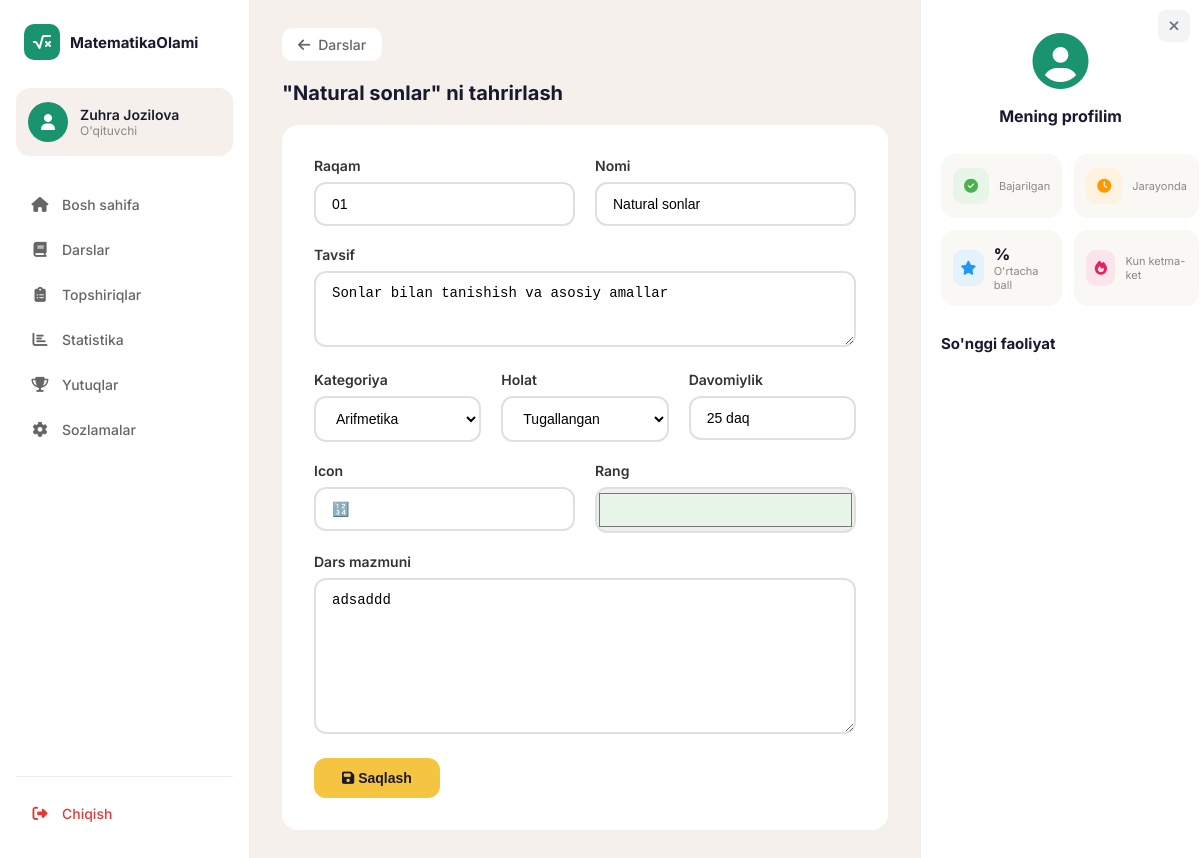
The page /oqituvchi/dars/1/tahrirlash/ (signed in) on the database its author committed.
### apps/models.py (models this page shows, shortened)
class Dars(models.Model):
    HOLAT_CHOICES = [
        ('tugallangan', 'Tugallangan'),
        ('jarayonda', 'Jarayonda'),
        ('qulflangan', 'Qulflangan'),
    ]
    raqam = models.CharField(max_length=10)
    nomi = models.CharField(max_length=200)
    tavsif = models.TextField()
    icon = models.CharField(max_length=50)
    rang = models.CharField(max_length=20, default='#e8f5e9')
    davomiylik = models.CharField(max_length=50)
    holat = models.CharField(max_length=20, choices=HOLAT_CHOICES, default='qulflangan')
    kategoriya = models.ForeignKey(Kategoriya, on_delete=models.SET_NULL, null=True, blank=True, related_name='darslar')
    tartib = models.PositiveIntegerField(default=0)
    mazmun = models.TextField(blank=True, help_text="Dars matni (HTML yoki oddiy matn)")
    class Meta:
        ordering = ['tartib']
        verbose_name = 'Dars'
        verbose_name_plural = 'Darslar'

class Kategoriya(models.Model):
    nomi = models.CharField(max_length=100)
    tartib = models.PositiveIntegerField(default=0)
    class Meta:
        ordering = ['tartib']
        verbose_name = 'Kategoriya'
        verbose_name_plural = 'Kategoriyalar'

### apps/views.py (the view, shortened to what this page needs)
# urls.py: path('oqituvchi/dars/<int:pk>/tahrirlash/', views.oqituvchi_dars_tahrirlash, name='oqituvchi_dars_tahrirlash'),
@oqituvchi_talab
def oqituvchi_dars_tahrirlash(request, pk):
    obj = get_object_or_404(Dars, pk=pk)
    return render(request, 'oqituvchi/dars_forma.html', {
        'sarlavha': f'"{obj.nomi}" ni tahrirlash',
        'obj': obj,
        'kategoriyalar': Kategoriya.objects.all(),
    })

### apps/views.py (called while the page is built)
def oqituvchi_talab(view_func):
    @wraps(view_func)
    def wrapper(request, *args, **kwargs):
        if not request.user.is_authenticated:
            return redirect('kirish')
        if not hasattr(request.user, 'profil') or request.user.profil.rol != 'oqituvchi':
            messages.error(request, "Bu sahifaga faqat o'qituvchilar kira oladi.")
            return redirect('bosh_sahifa')
        return view_func(request, *args, **kwargs)
    return wrapper

### templates/oqituvchi/dars_forma.html (shortened to what this page needs)
{% extends 'base.html' %}
{% block content %}
<div class="detail-nav">
    <a href="{% url 'darslar' %}" class="detail-back-btn">
        <i class="fas fa-arrow-left"></i> Darslar
    </a>
</div>
<h1 class="section-title">{{ sarlavha }}</h1>
<div style="background: #fff; border-radius: 16px; padding: 32px;">
    <form method="post">
        <div style="display: grid; grid-template-columns: 1fr 1fr; gap: 20px; margin-bottom: 20px;">
            <div>
                <label style="display: block; font-size: 14px; font-weight: 600; margin-bottom: 8px; color: #333;">Raqam</label>
                <input type="text" name="raqam" value="{{ obj.raqam|default:'' }}" required
                    style="width: 100%; padding: 12px 16px; border: 2px solid #e0e0e0; border-radius: 12px; font-size: 14px; outline: none;">
            </div>
            <div>
                <label style="display: block; font-size: 14px; font-weight: 600; margin-bottom: 8px; color: #333;">Nomi</label>
                <input type="text" name="nomi" value="{{ obj.nomi|default:'' }}" required
                    style="width: 100%; padding: 12px 16px; border: 2px solid #e0e0e0; border-radius: 12px; font-size: 14px; outline: none;">
            </div>
        </div>
        <div style="margin-bottom: 20px;">
            <label style="display: block; font-size: 14px; font-weight: 600; margin-bottom: 8px; color: #333;">Tavsif</label>
            <textarea name="tavsif" rows="3" required
                style="width: 100%; padding: 12px 16px; border: 2px solid #e0e0e0; border-radius: 12px; font-size: 14px; outline: none; resize: vertical;">{{ obj.tavsif|default:'' }}</textarea>
        </div>
        <div style="display: grid; grid-template-columns: 1fr 1fr 1fr; gap: 20px; margin-bottom: 20px;">
            <div>
                <label style="display: block; font-size: 14px; font-weight: 600; margin-bottom: 8px; color: #333;">Kategoriya</label>
                <select name="kategoriya"
                    style="width: 100%; padding: 12px 16px; border: 2px solid #e0e0e0; border-radius: 12px; font-size: 14px; outline: none; background: #fff;">
                    {% for kat in kategoriyalar %}
                    <option value="{{ kat.pk }}" {% if obj.kategoriya_id == kat.pk %}selected{% endif %}>{{ kat.nomi }}</option>
                    {% endfor %}
                </select>
            </div>
            <div>
                <label style="display: block; font-size: 14px; font-weight: 600; margin-bottom: 8px; color: #333;">Holat</label>
                <select name="holat"
                    style="width: 100%; padding: 12px 16px; border: 2px solid #e0e0e0; border-radius: 12px; font-size: 14px; outline: none; background: #fff;">
                    <option value="tugallangan" {% if obj.holat == 'tugallangan' %}selected{% endif %}>Tugallangan</option>
                </select>
            </div>
            <div>
                <label style="display: block; font-size: 14px; font-weight: 600; margin-bottom: 8px; color: #333;">Davomiylik</label>
                <input type="text" name="davomiylik" value="{{ obj.davomiylik|default:'' }}" placeholder="30 daqiqa" required
                    style="width: 100%; padding: 12px 16px; border: 2px solid #e0e0e0; border-radius: 12px; font-size: 14px; outline: none;">
            </div>
        </div>
        <div style="display: grid; grid-template-columns: 1fr 1fr; gap: 20px; margin-bottom: 20px;">
            <div>
                <label style="display: block; font-size: 14px; font-weight: 600; margin-bottom: 8px; color: #333;">Icon</label>
                <input type="text" name="icon" value="{{ obj.icon|default:'' }}" required
                    style="width: 100%; padding: 12px 16px; border: 2px solid #e0e0e0; border-radius: 12px; font-size: 14px; outline: none;">
            </div>
            <div>
                <label style="display: block; font-size: 14px; font-weight: 600; margin-bottom: 8px; color: #333;">Rang</label>
                <input type="color" name="rang" value="{{ obj.rang|default:'#e8f5e9' }}"
                    style="width: 100%; height: 46px; border: 2px solid #e0e0e0; border-radius: 12px; outline: none; cursor: pointer;">
            </div>
        </div>
        <div style="margin-bottom: 20px;">
            <label style="display: block; font-size: 14px; font-weight: 600; margin-bottom: 8px; color: #333;">Dars mazmuni</label>
            <textarea name="mazmun" rows="8"
                style="width: 100%; padding: 12px 16px; border: 2px solid #e0e0e0; border-radius: 12px; font-size: 14px; outline: none; resize: vertical;">{{ obj.mazmun|default:'' }}</textarea>
        </div>
        <button type="submit" class="btn-primary" style="border: none; cursor: pointer;">
            <i class="fas fa-save"></i> Saqlash
        </button>
    </form>
</div>
{% endblock %}

### templates/base.html (shortened to what this page needs)
{% load static %}
<!DOCTYPE html>
<html lang="uz">
<head>
    <link rel="stylesheet" href="{% static 'css/style.css' %}">
    <link rel="stylesheet" href="https://cdnjs.cloudflare.com/ajax/libs/font-awesome/6.5.0/css/all.min.css">
</head>
<body>
    <div class="layout">
        <aside class="sidebar">
            <div class="sidebar-logo">
                <div class="logo-icon">
                    <i class="fas fa-square-root-variable"></i>
                </div>
                <span class="logo-text">MatematikaOlami</span>
            </div>
            <div class="user-card">
                <div class="user-avatar">
                    <i class="fas fa-user"></i>
                </div>
                <div class="user-info">
                    {% if user.is_authenticated %}
                    <span class="user-name">{{ user.first_name }} {{ user.last_name }}</span>
                    <span class="user-role">{% if user.profil.rol == 'oqituvchi' %}O'qituvchi{% else %}O'quvchi{% endif %}</span>
                    {% else %}
                    <span class="user-name">Mehmon</span>
                    <span class="user-role">Kirish kerak</span>
                    {% endif %}
                </div>
            </div>
            <nav class="sidebar-nav">
                <a href="{% url 'bosh_sahifa' %}" class="nav-item {% if request.resolver_match.url_name == 'bosh_sahifa' %}active{% endif %}">
                    <i class="fas fa-home"></i>
                    <span>Bosh sahifa</span>
                </a>
                <a href="{% url 'darslar' %}" class="nav-item {% if request.resolver_match.url_name == 'darslar' %}active{% endif %}">
                    <i class="fas fa-book"></i>
                    <span>Darslar</span>
                </a>
                <a href="{% url 'topshiriqlar' %}" class="nav-item {% if request.resolver_match.url_name == 'topshiriqlar' %}active{% endif %}">
                    <i class="fas fa-clipboard-list"></i>
                    <span>Topshiriqlar</span>
                </a>
                <a href="{% url 'statistika' %}" class="nav-item {% if request.resolver_match.url_name == 'statistika' %}active{% endif %}">
                    <i class="fas fa-chart-bar"></i>
                    <span>Statistika</span>
                </a>
                <a href="{% url 'yutuqlar' %}" class="nav-item {% if request.resolver_match.url_name == 'yutuqlar' %}active{% endif %}">
                    <i class="fas fa-trophy"></i>
                    <span>Yutuqlar</span>
                </a>
                <a href="{% url 'sozlamalar' %}" class="nav-item {% if request.resolver_match.url_name == 'sozlamalar' %}active{% endif %}">
                    <i class="fas fa-cog"></i>
                    <span>Sozlamalar</span>
                </a>
            </nav>
            <div class="user-actions">
                {% if user.is_authenticated %}
                <a href="{% url 'chiqish' %}" class="nav-item nav-item-logout">
                    <i class="fas fa-sign-out-alt"></i>
                    <span>Chiqish</span>
                </a>
                {% else %}
                <a href="{% url 'kirish' %}" class="nav-item">
                    <i class="fas fa-sign-in-alt"></i>
                    <span>Kirish</span>
                </a>
                {% endif %}
            </div>
        </aside>
        <main class="main-content">
            {% block content %}{% endblock %}
        </main>
        <aside class="right-sidebar" id="rightSidebar">
            <button id="rightSidebarClose" class="right-sidebar-close-btn" title="Yopish" aria-label="Yopish">
                <i class="fas fa-times"></i>
            </button>
            <div class="profile-section">
                <div class="profile-avatar">
                    <i class="fas fa-user-circle"></i>
                </div>
                <h3>Mening profilim</h3>
            </div>
            {% block right_sidebar %}
            <div class="stats-grid">
                <div class="stat-item">
                    <div class="stat-icon" style="background: #e8f5e9; color: #4caf50;">
                        <i class="fas fa-check-circle"></i>
                    </div>
                    <div class="stat-info">
                        <span class="stat-label">Bajarilgan</span>
                    </div>
                </div>
                <div class="stat-item">
                    <div class="stat-icon" style="background: #fff3e0; color: #ff9800;">
                        <i class="fas fa-clock"></i>
                    </div>
                    <div class="stat-info">
                        <span class="stat-label">Jarayonda</span>
                    </div>
                </div>
                <div class="stat-item">
                    <div class="stat-icon" style="background: #e3f2fd; color: #2196f3;">
                        <i class="fas fa-star"></i>
                    </div>
                    <div class="stat-info">
                        <span class="stat-value">{{ stat.ortacha_ball_foiz }}%</span>
                        <span class="stat-label">O'rtacha ball</span>
                    </div>
                </div>
                <div class="stat-item">
                    <div class="stat-icon" style="background: #fce4ec; color: #e91e63;">
                        <i class="fas fa-fire"></i>
                    </div>
                    <div class="stat-info">
                        <span class="stat-label">Kun ketma-ket</span>
                    </div>
                </div>
            </div>
            <div class="recent-activity">
                <h4>{% block activity_title %}So'nggi faoliyat{% endblock %}</h4>
            </div>
            {% endblock %}
        </aside>
    </div>
</body>
</html>

### static/css/style.css (style rules this page uses)
* { margin: 0; padding: 0; box-sizing: border-box; }
body { font-family: 'Inter', sans-serif; background: #f5f0eb; color: #333; }
.layout { display: grid; grid-template-columns: 250px 1fr 280px; height: 100vh; gap: 0; }
.sidebar { background: #fff; padding: 24px 16px; border-right: 1px solid #eee; display: flex; flex-direction: column; }
.sidebar-logo { display: flex; align-items: center; gap: 10px; padding: 0 8px; margin-bottom: 28px; }
.logo-icon { width: 36px; height: 36px; background: #1a936f; border-radius: 10px; display: flex; align-items: center; justify-content: center; color: #fff; font-size: 16px; }
.logo-text { font-weight: 700; font-size: 15px; color: #1a1a2e; }
.user-card { display: flex; align-items: center; gap: 12px; padding: 14px 12px; background: #f5f0eb; border-radius: 14px; margin-bottom: 28px; }
.user-avatar { width: 40px; height: 40px; background: #1a936f; border-radius: 50%; display: flex; align-items: center; justify-content: center; color: #fff; font-size: 16px; }
.user-info { display: flex; flex-direction: column; }
.user-name { font-weight: 600; font-size: 14px; color: #1a1a2e; }
.user-role { font-size: 12px; color: #888; }
.sidebar-nav { display: flex; flex-direction: column; gap: 4px; }
.nav-item { display: flex; align-items: center; gap: 12px; padding: 12px 14px; border-radius: 12px; text-decoration: none; color: #666; font-size: 14px; font-weight: 500; transition: all 0.2s; }
.nav-item i { width: 20px; text-align: center; font-size: 15px; }
.main-content { padding: 28px 32px; overflow-y: auto; }
.btn-primary { display: inline-block; background: #f5c542; color: #1a1a2e; padding: 12px 28px; border-radius: 12px; text-decoration: none; font-weight: 700; font-size: 14px; transition: all 0.2s; }
.section-title { font-size: 20px; font-weight: 700; color: #1a1a2e; margin-bottom: 20px; }
.right-sidebar { background: #fff; padding: 28px 20px; border-left: 1px solid #eee; position: relative; overflow-y: auto; }
.right-sidebar-close-btn { position: absolute; top: 10px; right: 10px; width: 32px; height: 32px; border: none; background: #f3f4f6; color: #6b7280; border-radius: 8px; cursor: pointer; display: flex; align-items: center; justify-content: center; font-size: 14px; transition: all 0.15s ease; z-index: 5; }
.profile-section { text-align: center; margin-bottom: 28px; }
.profile-avatar { font-size: 56px; color: #1a936f; margin-bottom: 10px; }
.profile-section h3 { font-size: 16px; font-weight: 700; color: #1a1a2e; }
.stats-grid { display: grid; grid-template-columns: 1fr 1fr; gap: 12px; margin-bottom: 28px; }
.stat-item { display: flex; align-items: center; gap: 10px; padding: 14px 12px; background: #faf8f5; border-radius: 14px; }
.stat-icon { width: 36px; height: 36px; border-radius: 10px; display: flex; align-items: center; justify-content: center; font-size: 14px; }
.stat-info { display: flex; flex-direction: column; }
.stat-value { font-size: 16px; font-weight: 800; color: #1a1a2e; }
.stat-label { font-size: 11px; color: #888; }
.recent-activity h4 { font-size: 15px; font-weight: 700; color: #1a1a2e; margin-bottom: 16px; }
.user-actions { margin-top: auto; padding-top: 16px; border-top: 1px solid #f0ebe5; }
.nav-item-logout { color: #e53935 !important; }
@media (min-width: 1200px) { .layout { grid-template-columns: 250px 1fr 280px; } }
.detail-nav { display: flex; justify-content: space-between; align-items: center; margin-bottom: 20px; }
.detail-back-btn { display: inline-flex; align-items: center; gap: 8px; color: #666; text-decoration: none; font-size: 14px; font-weight: 500; padding: 8px 16px; border-radius: 10px; background: #fff; transition: all 0.2s; }

### rows shown on the page
Dars: raqam "01", nomi "Natural sonlar", tavsif "Sonlar bilan tanishish va asosiy amallar", kategoriya "Arifmetika", holat "Tugallangan", davomiylik "25 daq", icon "🔢", rang "#e8f5e9", mazmun "adsaddd"

### other values the page prints
{{ user.first_name }} "Zuhra"
{{ user.last_name }} "Jozilova"
{{ sarlavha }} "\"Natural sonlar\" ni tahrirlash"
